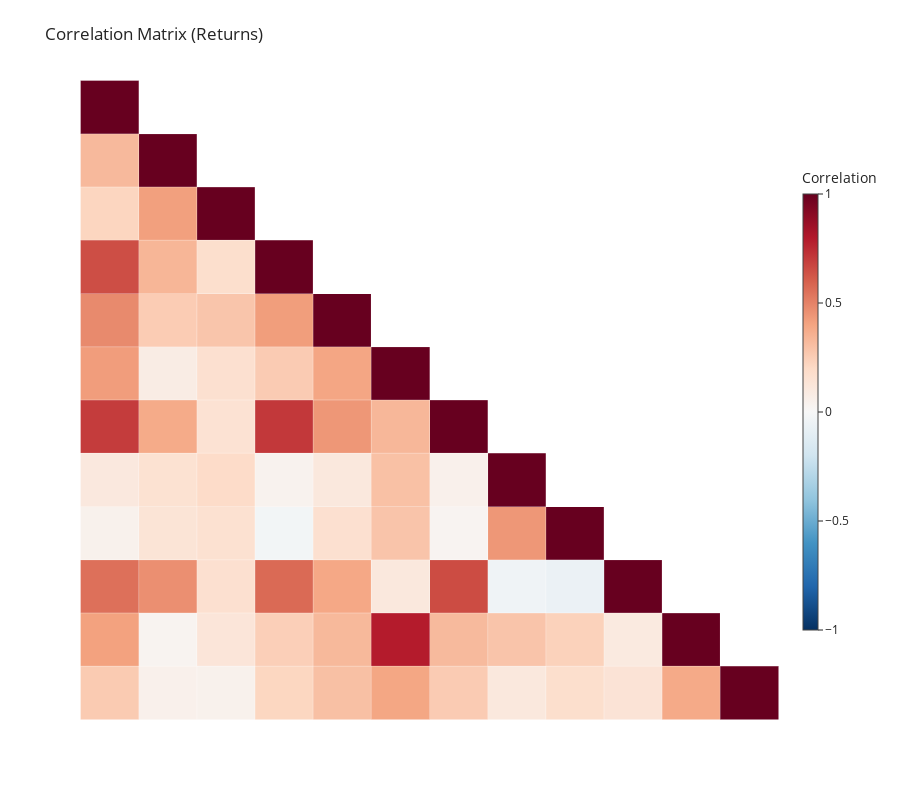

Notebook source saved alongside this figure:
### Code cell
pl.plot_correlation_matrix(position_data, interactive=True)

### Figure 1 — Plotly figure (JSON) as saved in the notebook; plotly's stock layout.template omitted (floating-point values rounded to 4 significant figures; data arrays with more than 128 entries replaced by an {"elided": "..."} marker saying what was removed)
{"data": [{"colorbar": {"len": 0.75, "thickness": 15, "title": {"text": "Correlation"}}, "colorscale": [[0, "rgb(5,48,97)"], [0.1, "rgb(33,102,172)"], [0.2, "rgb(67,147,195)"], [0.3, "rgb(146,197,222)"], [0.4, "rgb(209,229,240)"], [0.5, "rgb(247,247,247)"], [0.6, "rgb(253,219,199)"], [0.7, "rgb(244,165,130)"], [0.8, "rgb(214,96,77)"], [0.9, "rgb(178,24,43)"], [1, "rgb(103,0,31)"]], "hoverinfo": "text", "showscale": true, "text": {"elided": "12x12 str values"}, "type": "heatmap", "x": ["AAPL", "ASML.AS", "BMW.DE", "GOOGL", "JPM", "KO", "MSFT", "NESN.SW", "NOVN.SW", "NVDA", "PEP", "UNH"], "y": ["AAPL", "ASML.AS", "BMW.DE", "GOOGL", "JPM", "KO", "MSFT", "NESN.SW", "NOVN.SW", "NVDA", "PEP", "UNH"], "z": {"elided": "12x12 float values"}, "zmax": 1, "zmin": -1}], "layout": {"height": 800, "margin": {"b": 80, "l": 80, "r": 80, "t": 80}, "paper_bgcolor": "white", "plot_bgcolor": "white", "shapes": [{"line": {"color": "white", "width": 1}, "type": "line", "x0": -0.5, "x1": 11.5, "xref": "x", "y0": -0.5, "y1": -0.5, "yref": "y"}, {"line": {"color": "white", "width": 1}, "type": "line", "x0": -0.5, "x1": -0.5, "xref": "x", "y0": -0.5, "y1": 11.5, "yref": "y"}, {"line": {"color": "white", "width": 1}, "type": "line", "x0": -0.5, "x1": 11.5, "xref": "x", "y0": 0.5, "y1": 0.5, "yref": "y"}, {"line": {"color": "white", "width": 1}, "type": "line", "x0": 0.5, "x1": 0.5, "xref": "x", "y0": -0.5, "y1": 11.5, "yref": "y"}, {"line": {"color": "white", "width": 1}, "type": "line", "x0": -0.5, "x1": 11.5, "xref": "x", "y0": 1.5, "y1": 1.5, "yref": "y"}, {"line": {"color": "white", "width": 1}, "type": "line", "x0": 1.5, "x1": 1.5, "xref": "x", "y0": -0.5, "y1": 11.5, "yref": "y"}, {"line": {"color": "white", "width": 1}, "type": "line", "x0": -0.5, "x1": 11.5, "xref": "x", "y0": 2.5, "y1": 2.5, "yref": "y"}, {"line": {"color": "white", "width": 1}, "type": "line", "x0": 2.5, "x1": 2.5, "xref": "x", "y0": -0.5, "y1": 11.5, "yref": "y"}, {"line": {"color": "white", "width": 1}, "type": "line", "x0": -0.5, "x1": 11.5, "xref": "x", "y0": 3.5, "y1": 3.5, "yref": "y"}, {"line": {"color": "white", "width": 1}, "type": "line", "x0": 3.5, "x1": 3.5, "xref": "x", "y0": -0.5, "y1": 11.5, "yref": "y"}, {"line": {"color": "white", "width": 1}, "type": "line", "x0": -0.5, "x1": 11.5, "xref": "x", "y0": 4.5, "y1": 4.5, "yref": "y"}, {"line": {"color": "white", "width": 1}, "type": "line", "x0": 4.5, "x1": 4.5, "xref": "x", "y0": -0.5, "y1": 11.5, "yref": "y"}, {"line": {"color": "white", "width": 1}, "type": "line", "x0": -0.5, "x1": 11.5, "xref": "x", "y0": 5.5, "y1": 5.5, "yref": "y"}, {"line": {"color": "white", "width": 1}, "type": "line", "x0": 5.5, "x1": 5.5, "xref": "x", "y0": -0.5, "y1": 11.5, "yref": "y"}, {"line": {"color": "white", "width": 1}, "type": "line", "x0": -0.5, "x1": 11.5, "xref": "x", "y0": 6.5, "y1": 6.5, "yref": "y"}, {"line": {"color": "white", "width": 1}, "type": "line", "x0": 6.5, "x1": 6.5, "xref": "x", "y0": -0.5, "y1": 11.5, "yref": "y"}, {"line": {"color": "white", "width": 1}, "type": "line", "x0": -0.5, "x1": 11.5, "xref": "x", "y0": 7.5, "y1": 7.5, "yref": "y"}, {"line": {"color": "white", "width": 1}, "type": "line", "x0": 7.5, "x1": 7.5, "xref": "x", "y0": -0.5, "y1": 11.5, "yref": "y"}, {"line": {"color": "white", "width": 1}, "type": "line", "x0": -0.5, "x1": 11.5, "xref": "x", "y0": 8.5, "y1": 8.5, "yref": "y"}, {"line": {"color": "white", "width": 1}, "type": "line", "x0": 8.5, "x1": 8.5, "xref": "x", "y0": -0.5, "y1": 11.5, "yref": "y"}, {"line": {"color": "white", "width": 1}, "type": "line", "x0": -0.5, "x1": 11.5, "xref": "x", "y0": 9.5, "y1": 9.5, "yref": "y"}, {"line": {"color": "white", "width": 1}, "type": "line", "x0": 9.5, "x1": 9.5, "xref": "x", "y0": -0.5, "y1": 11.5, "yref": "y"}, {"line": {"color": "white", "width": 1}, "type": "line", "x0": -0.5, "x1": 11.5, "xref": "x", "y0": 10.5, "y1": 10.5, "yref": "y"}, {"line": {"color": "white", "width": 1}, "type": "line", "x0": 10.5, "x1": 10.5, "xref": "x", "y0": -0.5, "y1": 11.5, "yref": "y"}], "title": {"text": "Correlation Matrix (Returns)"}, "width": 900, "xaxis": {"visible": false}, "yaxis": {"autorange": "reversed", "visible": false}}}
